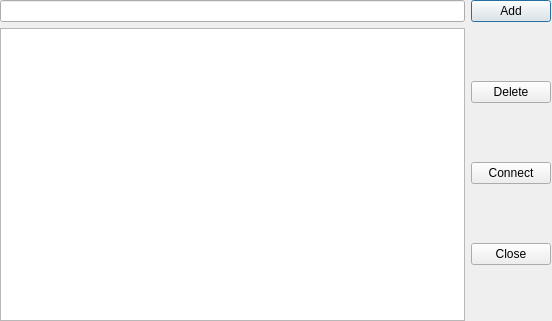
<?xml version="1.0" encoding="UTF-8"?>
<ui version="4.0">
 <class>IPDialog</class>
 <widget class="QDialog" name="IPDialog">
  <property name="geometry">
   <rect>
    <x>0</x>
    <y>0</y>
    <width>552</width>
    <height>321</height>
   </rect>
  </property>
  <property name="windowTitle">
   <string>Dialog</string>
  </property>
  <widget class="QWidget" name="gridLayoutWidget">
   <property name="geometry">
    <rect>
     <x>0</x>
     <y>0</y>
     <width>551</width>
     <height>321</height>
    </rect>
   </property>
   <layout class="QGridLayout" name="gridLayout">
    <item row="0" column="1">
     <widget class="QPushButton" name="pb_add">
      <property name="text">
       <string>Add</string>
      </property>
     </widget>
    </item>
    <item row="1" column="1">
     <layout class="QGridLayout" name="gridLayout_2">
      <item row="0" column="1">
       <widget class="QPushButton" name="pb_del">
        <property name="text">
         <string>Delete</string>
        </property>
       </widget>
      </item>
      <item row="2" column="1">
       <widget class="QPushButton" name="pb_close">
        <property name="text">
         <string>Close</string>
        </property>
       </widget>
      </item>
      <item row="1" column="1">
       <widget class="QPushButton" name="pb_connect">
        <property name="text">
         <string>Connect</string>
        </property>
       </widget>
      </item>
     </layout>
    </item>
    <item row="0" column="0">
     <widget class="QLineEdit" name="ip_lineEdit"/>
    </item>
    <item row="1" column="0">
     <widget class="QListWidget" name="listWidget"/>
    </item>
   </layout>
  </widget>
 </widget>
 <resources/>
 <connections/>
</ui>
